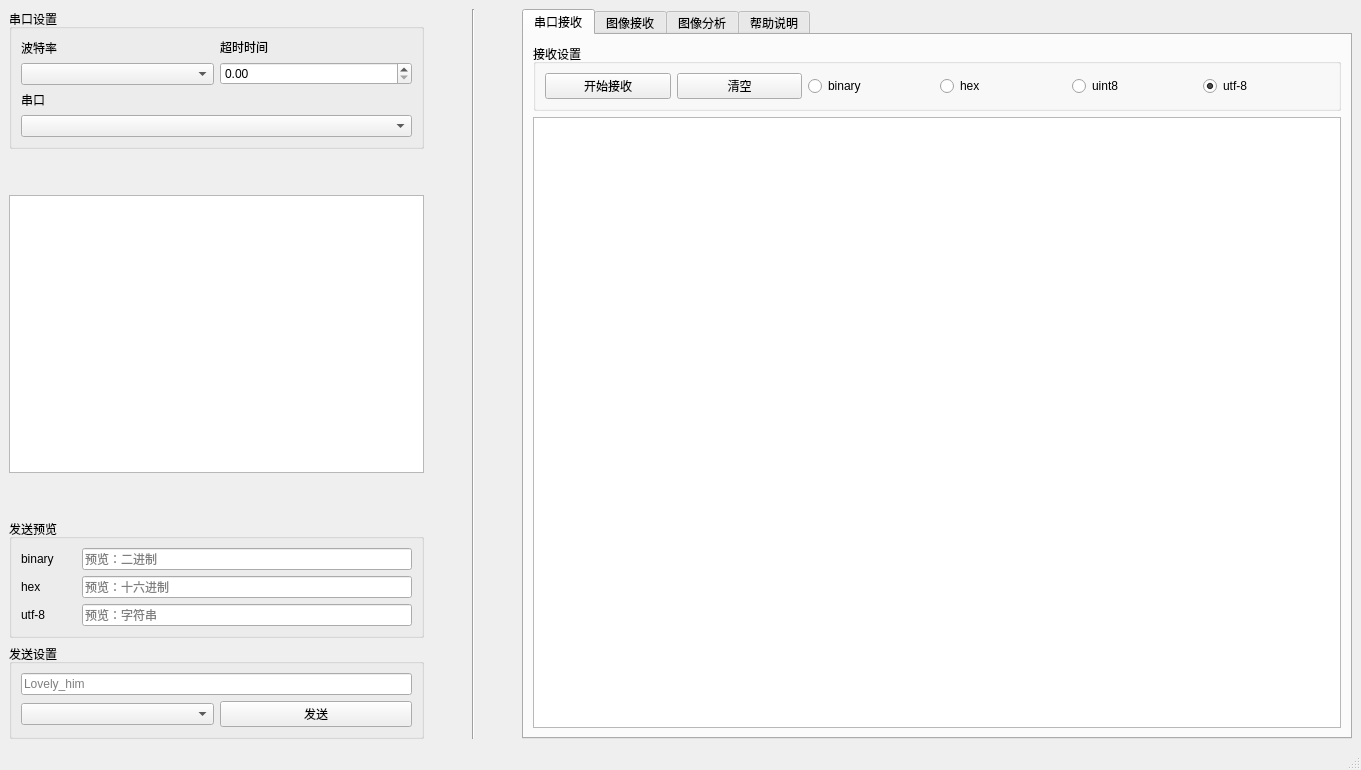
<?xml version="1.0" encoding="UTF-8"?>
<ui version="4.0">
 <class>MainWindow</class>
 <widget class="QMainWindow" name="MainWindow">
  <property name="geometry">
   <rect>
    <x>0</x>
    <y>0</y>
    <width>1361</width>
    <height>770</height>
   </rect>
  </property>
  <property name="windowTitle">
   <string>MainWindow</string>
  </property>
  <widget class="QWidget" name="centralwidget">
   <layout class="QHBoxLayout" name="horizontalLayout_10" stretch="10,1,0,1,20">
    <item>
     <layout class="QVBoxLayout" name="verticalLayout_7" stretch="0,0,10,0,0,0">
      <item>
       <widget class="QGroupBox" name="groupBox">
        <property name="sizePolicy">
         <sizepolicy hsizetype="Preferred" vsizetype="Preferred">
          <horstretch>0</horstretch>
          <verstretch>0</verstretch>
         </sizepolicy>
        </property>
        <property name="title">
         <string>串口设置</string>
        </property>
        <layout class="QVBoxLayout" name="verticalLayout_14">
         <item>
          <layout class="QHBoxLayout" name="horizontalLayout">
           <item>
            <layout class="QVBoxLayout" name="verticalLayout_2">
             <item>
              <widget class="QLabel" name="label_2">
               <property name="text">
                <string>波特率</string>
               </property>
              </widget>
             </item>
             <item>
              <widget class="QComboBox" name="comboBox_2"/>
             </item>
            </layout>
           </item>
           <item>
            <layout class="QVBoxLayout" name="verticalLayout_3">
             <item>
              <widget class="QLabel" name="label_3">
               <property name="text">
                <string>超时时间</string>
               </property>
              </widget>
             </item>
             <item>
              <widget class="QDoubleSpinBox" name="doubleSpinBox"/>
             </item>
            </layout>
           </item>
          </layout>
         </item>
         <item>
          <layout class="QVBoxLayout" name="verticalLayout">
           <item>
            <widget class="QLabel" name="label">
             <property name="sizePolicy">
              <sizepolicy hsizetype="Preferred" vsizetype="Preferred">
               <horstretch>0</horstretch>
               <verstretch>0</verstretch>
              </sizepolicy>
             </property>
             <property name="minimumSize">
              <size>
               <width>0</width>
               <height>0</height>
              </size>
             </property>
             <property name="text">
              <string>串口</string>
             </property>
            </widget>
           </item>
           <item>
            <widget class="QComboBox" name="comboBox"/>
           </item>
          </layout>
         </item>
        </layout>
       </widget>
      </item>
      <item>
       <spacer name="verticalSpacer_2">
        <property name="orientation">
         <enum>Qt::Vertical</enum>
        </property>
        <property name="sizeHint" stdset="0">
         <size>
          <width>20</width>
          <height>40</height>
         </size>
        </property>
       </spacer>
      </item>
      <item>
       <widget class="QTextBrowser" name="textBrowser_3"/>
      </item>
      <item>
       <spacer name="verticalSpacer_3">
        <property name="orientation">
         <enum>Qt::Vertical</enum>
        </property>
        <property name="sizeHint" stdset="0">
         <size>
          <width>20</width>
          <height>40</height>
         </size>
        </property>
       </spacer>
      </item>
      <item>
       <widget class="QGroupBox" name="groupBox_2">
        <property name="title">
         <string>发送预览</string>
        </property>
        <layout class="QVBoxLayout" name="verticalLayout_5">
         <item>
          <layout class="QHBoxLayout" name="horizontalLayout_2" stretch="1,6">
           <item>
            <widget class="QLabel" name="label_5">
             <property name="sizePolicy">
              <sizepolicy hsizetype="Preferred" vsizetype="Preferred">
               <horstretch>0</horstretch>
               <verstretch>0</verstretch>
              </sizepolicy>
             </property>
             <property name="text">
              <string>binary</string>
             </property>
            </widget>
           </item>
           <item>
            <widget class="QLineEdit" name="lineEdit">
             <property name="sizePolicy">
              <sizepolicy hsizetype="Expanding" vsizetype="Fixed">
               <horstretch>0</horstretch>
               <verstretch>0</verstretch>
              </sizepolicy>
             </property>
             <property name="placeholderText">
              <string>预览：二进制</string>
             </property>
            </widget>
           </item>
          </layout>
         </item>
         <item>
          <layout class="QHBoxLayout" name="horizontalLayout_3" stretch="1,6">
           <item>
            <widget class="QLabel" name="label_6">
             <property name="sizePolicy">
              <sizepolicy hsizetype="Preferred" vsizetype="Preferred">
               <horstretch>0</horstretch>
               <verstretch>0</verstretch>
              </sizepolicy>
             </property>
             <property name="text">
              <string>hex</string>
             </property>
            </widget>
           </item>
           <item>
            <widget class="QLineEdit" name="lineEdit_2">
             <property name="sizePolicy">
              <sizepolicy hsizetype="Expanding" vsizetype="Fixed">
               <horstretch>0</horstretch>
               <verstretch>0</verstretch>
              </sizepolicy>
             </property>
             <property name="placeholderText">
              <string>预览：十六进制</string>
             </property>
            </widget>
           </item>
          </layout>
         </item>
         <item>
          <layout class="QHBoxLayout" name="horizontalLayout_4" stretch="1,6">
           <item>
            <widget class="QLabel" name="label_9">
             <property name="sizePolicy">
              <sizepolicy hsizetype="Preferred" vsizetype="Preferred">
               <horstretch>0</horstretch>
               <verstretch>0</verstretch>
              </sizepolicy>
             </property>
             <property name="text">
              <string>utf-8</string>
             </property>
            </widget>
           </item>
           <item>
            <widget class="QLineEdit" name="lineEdit_3">
             <property name="sizePolicy">
              <sizepolicy hsizetype="Expanding" vsizetype="Fixed">
               <horstretch>0</horstretch>
               <verstretch>0</verstretch>
              </sizepolicy>
             </property>
             <property name="placeholderText">
              <string>预览：字符串</string>
             </property>
            </widget>
           </item>
          </layout>
         </item>
        </layout>
       </widget>
      </item>
      <item>
       <widget class="QGroupBox" name="groupBox_3">
        <property name="title">
         <string>发送设置</string>
        </property>
        <layout class="QVBoxLayout" name="verticalLayout_4">
         <item>
          <widget class="QLineEdit" name="lineEdit_7">
           <property name="placeholderText">
            <string>Lovely_him</string>
           </property>
          </widget>
         </item>
         <item>
          <layout class="QHBoxLayout" name="horizontalLayout_5">
           <item>
            <widget class="QComboBox" name="comboBox_3"/>
           </item>
           <item>
            <widget class="QPushButton" name="pushButton_2">
             <property name="text">
              <string>发送</string>
             </property>
            </widget>
           </item>
          </layout>
         </item>
        </layout>
       </widget>
      </item>
     </layout>
    </item>
    <item>
     <spacer name="horizontalSpacer">
      <property name="orientation">
       <enum>Qt::Horizontal</enum>
      </property>
      <property name="sizeHint" stdset="0">
       <size>
        <width>40</width>
        <height>20</height>
       </size>
      </property>
     </spacer>
    </item>
    <item>
     <widget class="Line" name="line">
      <property name="orientation">
       <enum>Qt::Vertical</enum>
      </property>
     </widget>
    </item>
    <item>
     <spacer name="horizontalSpacer_2">
      <property name="orientation">
       <enum>Qt::Horizontal</enum>
      </property>
      <property name="sizeHint" stdset="0">
       <size>
        <width>40</width>
        <height>20</height>
       </size>
      </property>
     </spacer>
    </item>
    <item>
     <widget class="QTabWidget" name="tabWidget">
      <property name="sizePolicy">
       <sizepolicy hsizetype="Expanding" vsizetype="Expanding">
        <horstretch>0</horstretch>
        <verstretch>0</verstretch>
       </sizepolicy>
      </property>
      <property name="currentIndex">
       <number>0</number>
      </property>
      <widget class="QWidget" name="tab_3">
       <attribute name="title">
        <string>串口接收</string>
       </attribute>
       <layout class="QVBoxLayout" name="verticalLayout_11">
        <item>
         <widget class="QGroupBox" name="groupBox_4">
          <property name="title">
           <string>接收设置</string>
          </property>
          <layout class="QHBoxLayout" name="horizontalLayout_7">
           <item>
            <widget class="QPushButton" name="pushButton_7">
             <property name="text">
              <string>开始接收</string>
             </property>
            </widget>
           </item>
           <item>
            <widget class="QPushButton" name="pushButton_3">
             <property name="text">
              <string>清空</string>
             </property>
            </widget>
           </item>
           <item>
            <widget class="QRadioButton" name="radioButton_4">
             <property name="text">
              <string>binary</string>
             </property>
             <attribute name="buttonGroup">
              <string notr="true">buttonGroup</string>
             </attribute>
            </widget>
           </item>
           <item>
            <widget class="QRadioButton" name="radioButton_2">
             <property name="text">
              <string>hex</string>
             </property>
             <attribute name="buttonGroup">
              <string notr="true">buttonGroup</string>
             </attribute>
            </widget>
           </item>
           <item>
            <widget class="QRadioButton" name="radioButton">
             <property name="text">
              <string>uint8</string>
             </property>
             <attribute name="buttonGroup">
              <string notr="true">buttonGroup</string>
             </attribute>
            </widget>
           </item>
           <item>
            <widget class="QRadioButton" name="radioButton_3">
             <property name="text">
              <string>utf-8</string>
             </property>
             <property name="checked">
              <bool>true</bool>
             </property>
             <attribute name="buttonGroup">
              <string notr="true">buttonGroup</string>
             </attribute>
            </widget>
           </item>
          </layout>
         </widget>
        </item>
        <item>
         <widget class="QTextBrowser" name="textBrowser_2"/>
        </item>
       </layout>
      </widget>
      <widget class="QWidget" name="tab">
       <attribute name="title">
        <string>图像接收</string>
       </attribute>
       <layout class="QVBoxLayout" name="verticalLayout_10">
        <item>
         <widget class="QGroupBox" name="groupBox_5">
          <property name="title">
           <string>接收设置</string>
          </property>
          <layout class="QHBoxLayout" name="horizontalLayout_11" stretch="1,1,3,1">
           <item>
            <widget class="QPushButton" name="pushButton_11">
             <property name="text">
              <string>开始接收</string>
             </property>
            </widget>
           </item>
           <item>
            <widget class="QPushButton" name="pushButton_10">
             <property name="text">
              <string>保存图片</string>
             </property>
            </widget>
           </item>
           <item>
            <widget class="QLineEdit" name="lineEdit_8">
             <property name="placeholderText">
              <string>选择保存地址，默认在本目录下</string>
             </property>
            </widget>
           </item>
           <item>
            <widget class="QPushButton" name="pushButton_5">
             <property name="text">
              <string>保存地址</string>
             </property>
            </widget>
           </item>
          </layout>
         </widget>
        </item>
        <item>
         <widget class="GraphicsLayoutWidget" name="widget" native="true">
          <property name="sizePolicy">
           <sizepolicy hsizetype="Preferred" vsizetype="Preferred">
            <horstretch>0</horstretch>
            <verstretch>10</verstretch>
           </sizepolicy>
          </property>
         </widget>
        </item>
       </layout>
      </widget>
      <widget class="QWidget" name="tab_2">
       <attribute name="title">
        <string>图像分析</string>
       </attribute>
       <layout class="QHBoxLayout" name="horizontalLayout_6">
        <item>
         <layout class="QVBoxLayout" name="verticalLayout_9">
          <item>
           <widget class="GraphicsLayoutWidget" name="widget_2" native="true"/>
          </item>
          <item>
           <widget class="QProgressBar" name="progressBar">
            <property name="value">
             <number>24</number>
            </property>
           </widget>
          </item>
          <item>
           <widget class="GraphicsLayoutWidget" name="widget_3" native="true"/>
          </item>
         </layout>
        </item>
        <item>
         <widget class="Line" name="line_2">
          <property name="orientation">
           <enum>Qt::Vertical</enum>
          </property>
         </widget>
        </item>
        <item>
         <layout class="QVBoxLayout" name="verticalLayout_8">
          <item>
           <widget class="QPushButton" name="pushButton_6">
            <property name="text">
             <string>开始</string>
            </property>
           </widget>
          </item>
          <item>
           <widget class="QPushButton" name="pushButton_8">
            <property name="text">
             <string>待定</string>
            </property>
           </widget>
          </item>
          <item>
           <spacer name="verticalSpacer">
            <property name="orientation">
             <enum>Qt::Vertical</enum>
            </property>
            <property name="sizeHint" stdset="0">
             <size>
              <width>20</width>
              <height>40</height>
             </size>
            </property>
           </spacer>
          </item>
         </layout>
        </item>
       </layout>
      </widget>
      <widget class="QWidget" name="tab_4">
       <attribute name="title">
        <string>帮助说明</string>
       </attribute>
       <layout class="QVBoxLayout" name="verticalLayout_13">
        <item>
         <layout class="QHBoxLayout" name="horizontalLayout_9">
          <item>
           <widget class="QLabel" name="label_10">
            <property name="text">
             <string>待定：图标</string>
            </property>
           </widget>
          </item>
          <item>
           <widget class="QLabel" name="label_11">
            <property name="text">
             <string>待定：说明</string>
            </property>
           </widget>
          </item>
          <item>
           <widget class="QPushButton" name="pushButton_4">
            <property name="text">
             <string>待定：帮助</string>
            </property>
           </widget>
          </item>
         </layout>
        </item>
        <item>
         <widget class="QTextBrowser" name="textBrowser"/>
        </item>
       </layout>
      </widget>
     </widget>
    </item>
   </layout>
  </widget>
  <widget class="QMenuBar" name="menubar">
   <property name="geometry">
    <rect>
     <x>0</x>
     <y>0</y>
     <width>1361</width>
     <height>26</height>
    </rect>
   </property>
  </widget>
  <widget class="QStatusBar" name="statusbar"/>
 </widget>
 <customwidgets>
  <customwidget>
   <class>GraphicsLayoutWidget</class>
   <extends>QWidget</extends>
   <header>pyqtgraph</header>
   <container>1</container>
  </customwidget>
 </customwidgets>
 <resources/>
 <connections/>
 <buttongroups>
  <buttongroup name="buttonGroup"/>
 </buttongroups>
</ui>
